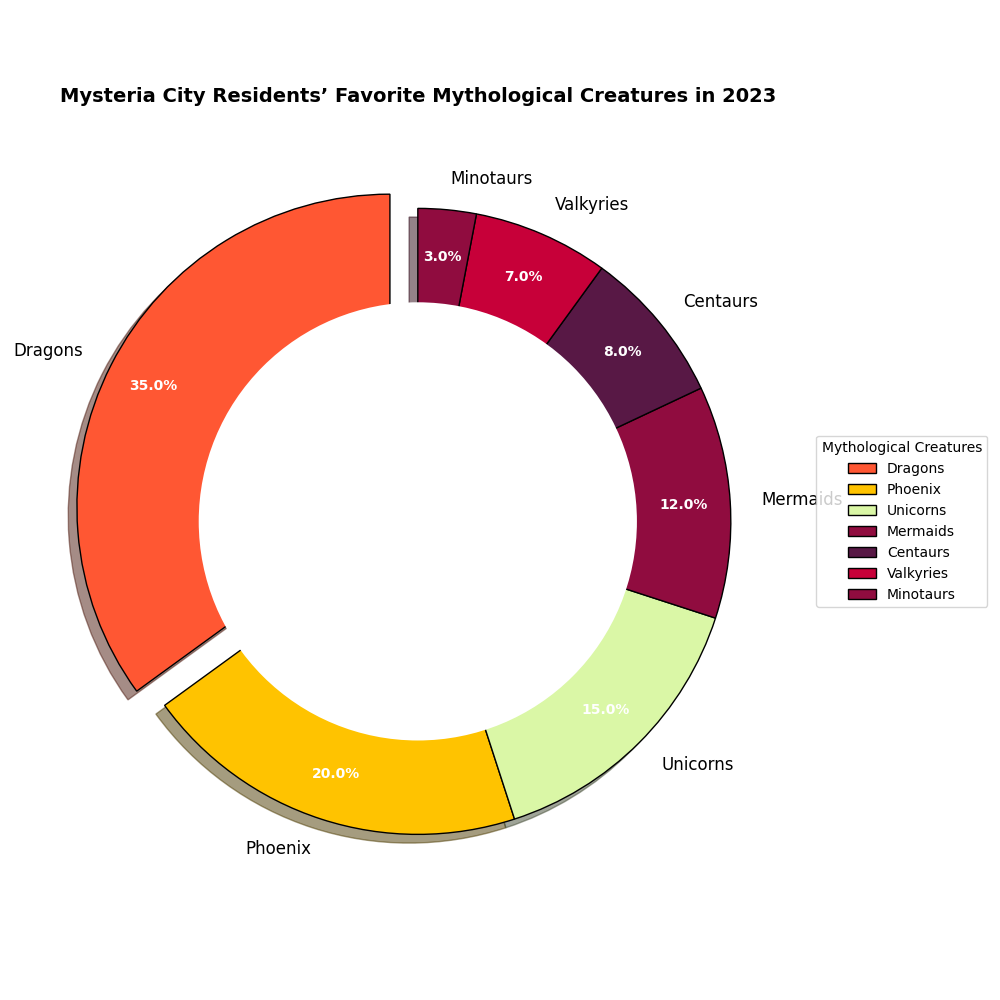

Here is the Python script that generated this plot:
import matplotlib.pyplot as plt
import numpy as np

# **Backstory and Data Preparation**:
# Scenario: A survey conducted in Mysteria City revealed the favorite mythological creatures among its residents.
# Mythological creatures and their popularity percentages:
creatures = ['Dragons', 'Phoenix', 'Unicorns', 'Mermaids', 'Centaurs', 'Valkyries', 'Minotaurs']
popularity = [35, 20, 15, 12, 8, 7, 3]

# Colors for each creature
colors = ['#FF5733', '#FFC300', '#DAF7A6', '#900C3F', '#581845', '#C70039', '#900C3F']

# Highlight the top favorite creature (Dragons) by separating it slightly
explode = [0.1 if creature == 'Dragons' else 0 for creature in creatures]

# Create the main pie chart showcasing the popularity of mythological creatures
plt.figure(figsize=(10, 10))
wedges, texts, autotexts = plt.pie(
    popularity, 
    explode=explode, 
    labels=creatures, 
    autopct='%1.1f%%', 
    startangle=90, 
    colors=colors, 
    pctdistance=0.85, 
    wedgeprops={'edgecolor': 'black'}, 
    shadow=True
)

# Customize the legend to place it outside the pie chart
plt.legend(wedges, creatures, title="Mythological Creatures", loc="center left", bbox_to_anchor=(1, 0, 0.5, 1), fontsize=10)

# Customize the text properties for better readability
plt.setp(autotexts, size=10, color="white", weight="bold")
plt.setp(texts, size=12)

# Add a title to the chart
plt.title('Mysteria City Residents’ Favorite Mythological Creatures in 2023', fontsize=14, fontweight='bold', pad=20)

# Draw a circle at the center of pie to convert it into a doughnut chart
centre_circle = plt.Circle((0, 0), 0.70, fc='white')
fig = plt.gcf()
fig.gca().add_artist(centre_circle)

# Ensure the layout is tidy to avoid overlapping
plt.tight_layout()

# Display the chart
plt.show()
